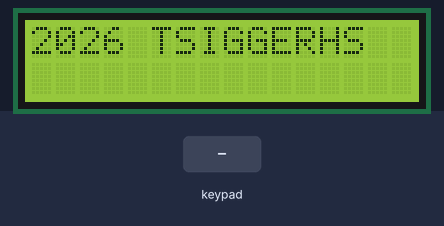
Recording of a sketch running on a simulated Arduino Uno, built with avr-gcc and run on an emulated ATmega328P. Parts: 16×2 character LCD. The inputs (shaded band) are chosen by the test bench.

Above: at 1.2 s.
1.3 s: keypad keys 7 6 5 4 pressed 0.4 s apart
At 3.0 s:
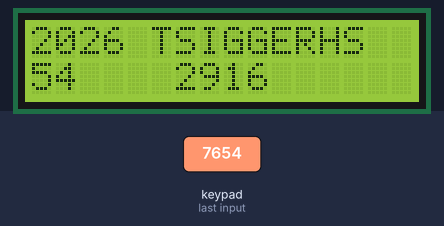
4.4 s: key '1' pressed
At 5.6 s:
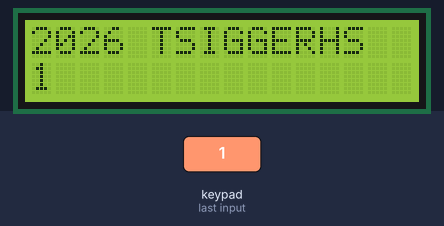
5.9 s: key '2' pressed
At 6.7 s:
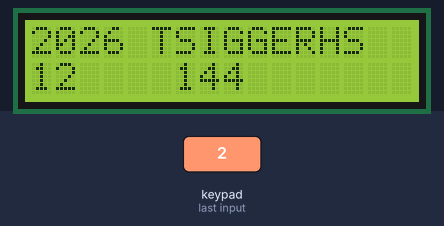
7.4 s: keypad keys 3 2 1 pressed 0.4 s apart
At 7.6 s:
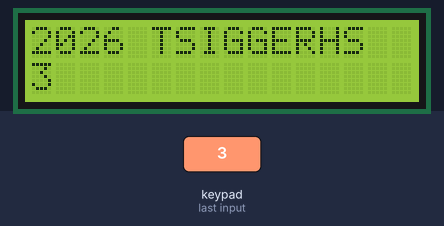
Timing chart, 0 to 10.4 s (numbered marks = the images above; inputs shaded):
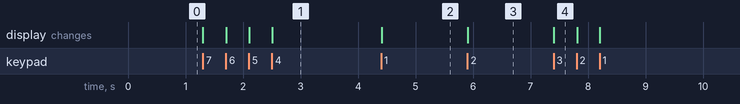

Measured:
- after the input at 1.3 s, the display: first changes at once (image 1 shows a later state)
- after the input at 4.4 s, the display: changes at once (image 2)
- after the input at 5.9 s, the display: changes at once (image 3)
- after the input at 7.4 s, the display: changes at once (image 4)

The sketch:

LCD.ino
```cpp
#include <LiquidCrystal.h>//VIVLIOTHIKES
#include <Keypad.h>
//ANTWNHS TSIGGERHS 2026

const int rs =13,en=12,d4=8,d5=9,d6=10,d7=11;//CONNECTIONS
int cursor=0,digit1=0,digit2=-1,num=0;//VARIABLES
LiquidCrystal lcd(rs,en,d4,d5,d6,d7);//LCD

const byte ROWS = 4;//GIA TO KEYPAD
const byte COLS = 3;
char keys[ROWS][COLS] = {
  {'1','2','3'},
  {'4','5','6'},
  {'7','8','9'},
  {'*','0','#'}
};
byte rowPins[ROWS] = {7, 6, 5, 4};
byte colPins[COLS] = {3, 2, 1};

Keypad customkeypad = Keypad(makeKeymap(keys), rowPins, colPins, ROWS, COLS);//KEYPAD

void setup() {      //EMFANISI ONOMATOS MIA FORA
  lcd.begin(16,2);
  lcd.setCursor(0,0);
  lcd.print("2026 TSIGGERHS");
}

void loop(){//EISAGWGH DIPSIFIOY ARITHMOU KAI YPOLOGISMOS TOY TETRAGWNOY  ME ELEGXO
  char key = customkeypad.getKey();
  if (key >= '0' && key <= '9'&& cursor<=1) { //ELEGXOS AN EINAI ARITHMOS
    lcd.setCursor(cursor, 1);
    lcd.print(key);
    if(cursor == 0){
      digit1 = key - '0';           //APOTHIKEUSI PRWTOY PSIFIOY
    }else if(cursor == 1){
      digit2 = key - '0'; //APOTHIKEUSI DEYTEROY PSIFIOY
    }
    num = digit1 *10 + digit2;  //YPOLOGISMOS ARITHMOU
    if(digit2 != -1){
    lcd.setCursor(6,1);
    lcd.print(num*num);    //EKTYPWSH TETRAGWNOY DIPSIFIOY ARITHMOU
    }
    cursor++;
  }
  else if(key >= '0' && key <= '9' && cursor == 2){   //EISAGWGH ALLOY DIPSIFIOY ARITHMOU
    cursor=0;
    lcd.setCursor(cursor, 1);
    lcd.print("            ");//DIAGRAFH DEYTERHS SEIRAS
    lcd.setCursor(cursor,1);
    lcd.print(key);
    digit1 = key - '0';
    digit2=-1;
    cursor++;
  }

}
```
